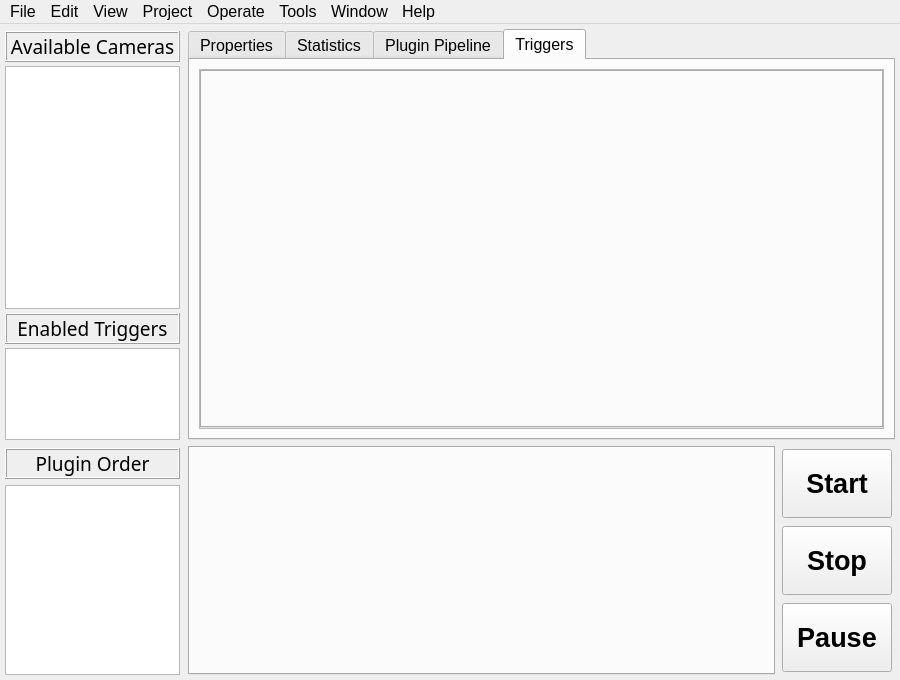
<?xml version="1.0" encoding="UTF-8"?>
<ui version="4.0">
 <class>MainWindow</class>
 <widget class="QMainWindow" name="MainWindow">
  <property name="geometry">
   <rect>
    <x>0</x>
    <y>0</y>
    <width>900</width>
    <height>680</height>
   </rect>
  </property>
  <property name="font">
   <font>
    <pointsize>12</pointsize>
   </font>
  </property>
  <property name="windowTitle">
   <string>RataGUI</string>
  </property>
  <property name="iconSize">
   <size>
    <width>15</width>
    <height>15</height>
   </size>
  </property>
  <widget class="QWidget" name="centralwidget">
   <layout class="QVBoxLayout" name="verticalLayout_2" stretch="9,5">
    <property name="sizeConstraint">
     <enum>QLayout::SetDefaultConstraint</enum>
    </property>
    <property name="leftMargin">
     <number>5</number>
    </property>
    <property name="topMargin">
     <number>5</number>
    </property>
    <property name="rightMargin">
     <number>5</number>
    </property>
    <property name="bottomMargin">
     <number>5</number>
    </property>
    <item>
     <layout class="QHBoxLayout" name="camControl" stretch="1,4">
      <property name="sizeConstraint">
       <enum>QLayout::SetDefaultConstraint</enum>
      </property>
      <item>
       <layout class="QVBoxLayout" name="camListLayout" stretch="0,0,0,0">
        <property name="spacing">
         <number>4</number>
        </property>
        <property name="sizeConstraint">
         <enum>QLayout::SetMinimumSize</enum>
        </property>
        <property name="topMargin">
         <number>2</number>
        </property>
        <property name="rightMargin">
         <number>2</number>
        </property>
        <item>
         <widget class="QLabel" name="camListLabel">
          <property name="sizePolicy">
           <sizepolicy hsizetype="Minimum" vsizetype="Preferred">
            <horstretch>0</horstretch>
            <verstretch>0</verstretch>
           </sizepolicy>
          </property>
          <property name="minimumSize">
           <size>
            <width>175</width>
            <height>0</height>
           </size>
          </property>
          <property name="maximumSize">
           <size>
            <width>190</width>
            <height>16777215</height>
           </size>
          </property>
          <property name="font">
           <font>
            <family>Trebuchet MS</family>
            <pointsize>14</pointsize>
            <weight>50</weight>
            <bold>false</bold>
           </font>
          </property>
          <property name="frameShape">
           <enum>QFrame::Box</enum>
          </property>
          <property name="frameShadow">
           <enum>QFrame::Raised</enum>
          </property>
          <property name="text">
           <string>Available Cameras</string>
          </property>
          <property name="alignment">
           <set>Qt::AlignCenter</set>
          </property>
          <property name="margin">
           <number>2</number>
          </property>
         </widget>
        </item>
        <item>
         <widget class="QListWidget" name="cam_list">
          <property name="sizePolicy">
           <sizepolicy hsizetype="Minimum" vsizetype="Expanding">
            <horstretch>0</horstretch>
            <verstretch>0</verstretch>
           </sizepolicy>
          </property>
          <property name="minimumSize">
           <size>
            <width>175</width>
            <height>0</height>
           </size>
          </property>
          <property name="maximumSize">
           <size>
            <width>190</width>
            <height>16777215</height>
           </size>
          </property>
          <property name="font">
           <font>
            <pointsize>12</pointsize>
           </font>
          </property>
          <property name="focusPolicy">
           <enum>Qt::NoFocus</enum>
          </property>
          <property name="editTriggers">
           <set>QAbstractItemView::NoEditTriggers</set>
          </property>
          <property name="selectionMode">
           <enum>QAbstractItemView::SingleSelection</enum>
          </property>
          <property name="spacing">
           <number>5</number>
          </property>
          <property name="sortingEnabled">
           <bool>false</bool>
          </property>
         </widget>
        </item>
        <item>
         <widget class="QLabel" name="triggerListLabel">
          <property name="sizePolicy">
           <sizepolicy hsizetype="Minimum" vsizetype="Preferred">
            <horstretch>0</horstretch>
            <verstretch>0</verstretch>
           </sizepolicy>
          </property>
          <property name="minimumSize">
           <size>
            <width>175</width>
            <height>0</height>
           </size>
          </property>
          <property name="maximumSize">
           <size>
            <width>190</width>
            <height>16777215</height>
           </size>
          </property>
          <property name="font">
           <font>
            <family>Trebuchet MS</family>
            <pointsize>14</pointsize>
            <weight>50</weight>
            <bold>false</bold>
           </font>
          </property>
          <property name="frameShape">
           <enum>QFrame::Box</enum>
          </property>
          <property name="frameShadow">
           <enum>QFrame::Raised</enum>
          </property>
          <property name="text">
           <string>Enabled Triggers</string>
          </property>
          <property name="alignment">
           <set>Qt::AlignCenter</set>
          </property>
          <property name="margin">
           <number>2</number>
          </property>
         </widget>
        </item>
        <item>
         <widget class="QListWidget" name="trigger_list">
          <property name="sizePolicy">
           <sizepolicy hsizetype="Minimum" vsizetype="Minimum">
            <horstretch>0</horstretch>
            <verstretch>0</verstretch>
           </sizepolicy>
          </property>
          <property name="minimumSize">
           <size>
            <width>175</width>
            <height>0</height>
           </size>
          </property>
          <property name="maximumSize">
           <size>
            <width>190</width>
            <height>16777215</height>
           </size>
          </property>
          <property name="font">
           <font>
            <pointsize>12</pointsize>
           </font>
          </property>
          <property name="focusPolicy">
           <enum>Qt::NoFocus</enum>
          </property>
          <property name="sizeAdjustPolicy">
           <enum>QAbstractScrollArea::AdjustToContents</enum>
          </property>
          <property name="editTriggers">
           <set>QAbstractItemView::NoEditTriggers</set>
          </property>
          <property name="selectionMode">
           <enum>QAbstractItemView::SingleSelection</enum>
          </property>
          <property name="spacing">
           <number>5</number>
          </property>
          <property name="wordWrap">
           <bool>false</bool>
          </property>
          <property name="selectionRectVisible">
           <bool>false</bool>
          </property>
         </widget>
        </item>
       </layout>
      </item>
      <item>
       <widget class="QTabWidget" name="camAttributes">
        <property name="sizePolicy">
         <sizepolicy hsizetype="Preferred" vsizetype="Expanding">
          <horstretch>0</horstretch>
          <verstretch>0</verstretch>
         </sizepolicy>
        </property>
        <property name="font">
         <font>
          <pointsize>12</pointsize>
         </font>
        </property>
        <property name="currentIndex">
         <number>3</number>
        </property>
        <widget class="QWidget" name="camPropsTab">
         <attribute name="title">
          <string>Properties</string>
         </attribute>
         <layout class="QGridLayout" name="gridLayout">
          <item row="0" column="0">
           <widget class="QScrollArea" name="camPropsScroll">
            <property name="widgetResizable">
             <bool>true</bool>
            </property>
            <widget class="QWidget" name="camPropsContents">
             <property name="geometry">
              <rect>
               <x>0</x>
               <y>0</y>
               <width>686</width>
               <height>374</height>
              </rect>
             </property>
             <layout class="QGridLayout" name="gridLayout_6">
              <property name="leftMargin">
               <number>0</number>
              </property>
              <property name="topMargin">
               <number>0</number>
              </property>
              <property name="rightMargin">
               <number>0</number>
              </property>
              <property name="bottomMargin">
               <number>0</number>
              </property>
              <item row="0" column="0">
               <widget class="VerticalTabWidget" name="cam_props">
                <property name="sizePolicy">
                 <sizepolicy hsizetype="Preferred" vsizetype="Expanding">
                  <horstretch>0</horstretch>
                  <verstretch>0</verstretch>
                 </sizepolicy>
                </property>
                <property name="font">
                 <font>
                  <pointsize>12</pointsize>
                 </font>
                </property>
               </widget>
              </item>
             </layout>
            </widget>
           </widget>
          </item>
         </layout>
        </widget>
        <widget class="QWidget" name="camStatsTab">
         <attribute name="title">
          <string>Statistics</string>
         </attribute>
         <layout class="QGridLayout" name="gridLayout_2">
          <item row="0" column="0">
           <widget class="QTableWidget" name="cam_stats">
            <property name="font">
             <font>
              <pointsize>11</pointsize>
             </font>
            </property>
            <property name="focusPolicy">
             <enum>Qt::NoFocus</enum>
            </property>
            <property name="frameShape">
             <enum>QFrame::NoFrame</enum>
            </property>
            <property name="editTriggers">
             <set>QAbstractItemView::NoEditTriggers</set>
            </property>
            <property name="alternatingRowColors">
             <bool>false</bool>
            </property>
            <property name="selectionMode">
             <enum>QAbstractItemView::SingleSelection</enum>
            </property>
            <property name="rowCount">
             <number>0</number>
            </property>
            <attribute name="horizontalHeaderCascadingSectionResizes">
             <bool>false</bool>
            </attribute>
            <attribute name="horizontalHeaderShowSortIndicator" stdset="0">
             <bool>false</bool>
            </attribute>
            <attribute name="horizontalHeaderStretchLastSection">
             <bool>false</bool>
            </attribute>
            <attribute name="verticalHeaderVisible">
             <bool>false</bool>
            </attribute>
            <attribute name="verticalHeaderShowSortIndicator" stdset="0">
             <bool>false</bool>
            </attribute>
            <attribute name="verticalHeaderStretchLastSection">
             <bool>false</bool>
            </attribute>
            <column>
             <property name="text">
              <string>Camera Name</string>
             </property>
            </column>
            <column>
             <property name="text">
              <string>Frames Acquired</string>
             </property>
            </column>
            <column>
             <property name="text">
              <string>Frames Dropped</string>
             </property>
            </column>
            <column>
             <property name="text">
              <string>Buffer Size</string>
             </property>
            </column>
            <column>
             <property name="text">
              <string>Total Latency</string>
             </property>
            </column>
           </widget>
          </item>
         </layout>
        </widget>
        <widget class="QWidget" name="pluginPipelineTab">
         <attribute name="title">
          <string>Plugin Pipeline</string>
         </attribute>
         <layout class="QGridLayout" name="gridLayout_3">
          <item row="0" column="0">
           <widget class="QTableWidget" name="plugin_pipeline">
            <property name="font">
             <font>
              <pointsize>11</pointsize>
             </font>
            </property>
            <property name="focusPolicy">
             <enum>Qt::NoFocus</enum>
            </property>
            <property name="frameShape">
             <enum>QFrame::NoFrame</enum>
            </property>
            <property name="sizeAdjustPolicy">
             <enum>QAbstractScrollArea::AdjustToContents</enum>
            </property>
            <property name="editTriggers">
             <set>QAbstractItemView::NoEditTriggers</set>
            </property>
            <property name="selectionMode">
             <enum>QAbstractItemView::NoSelection</enum>
            </property>
            <attribute name="horizontalHeaderDefaultSectionSize">
             <number>74</number>
            </attribute>
           </widget>
          </item>
         </layout>
        </widget>
        <widget class="QWidget" name="camTriggersTab">
         <attribute name="title">
          <string>Triggers</string>
         </attribute>
         <layout class="QGridLayout" name="gridLayout_4">
          <item row="0" column="0">
           <widget class="QScrollArea" name="camTriggersScroll">
            <property name="widgetResizable">
             <bool>true</bool>
            </property>
            <widget class="QWidget" name="camTriggersContents">
             <property name="geometry">
              <rect>
               <x>0</x>
               <y>0</y>
               <width>686</width>
               <height>374</height>
              </rect>
             </property>
             <layout class="QGridLayout" name="gridLayout_5">
              <property name="leftMargin">
               <number>0</number>
              </property>
              <property name="topMargin">
               <number>0</number>
              </property>
              <property name="rightMargin">
               <number>0</number>
              </property>
              <property name="bottomMargin">
               <number>0</number>
              </property>
              <item row="0" column="0">
               <widget class="VerticalTabWidget" name="cam_triggers"/>
              </item>
             </layout>
            </widget>
           </widget>
          </item>
         </layout>
        </widget>
       </widget>
      </item>
     </layout>
    </item>
    <item>
     <layout class="QHBoxLayout" name="pluginControl" stretch="2,7,0">
      <property name="sizeConstraint">
       <enum>QLayout::SetMinimumSize</enum>
      </property>
      <property name="leftMargin">
       <number>0</number>
      </property>
      <property name="rightMargin">
       <number>0</number>
      </property>
      <item>
       <layout class="QVBoxLayout" name="pluginListLayout">
        <property name="spacing">
         <number>6</number>
        </property>
        <property name="sizeConstraint">
         <enum>QLayout::SetMinimumSize</enum>
        </property>
        <property name="topMargin">
         <number>2</number>
        </property>
        <property name="rightMargin">
         <number>2</number>
        </property>
        <item>
         <widget class="QLabel" name="pluginListLabel">
          <property name="sizePolicy">
           <sizepolicy hsizetype="Minimum" vsizetype="Preferred">
            <horstretch>0</horstretch>
            <verstretch>0</verstretch>
           </sizepolicy>
          </property>
          <property name="minimumSize">
           <size>
            <width>175</width>
            <height>0</height>
           </size>
          </property>
          <property name="maximumSize">
           <size>
            <width>190</width>
            <height>16777215</height>
           </size>
          </property>
          <property name="font">
           <font>
            <family>Trebuchet MS</family>
            <pointsize>14</pointsize>
            <weight>50</weight>
            <bold>false</bold>
           </font>
          </property>
          <property name="frameShape">
           <enum>QFrame::Box</enum>
          </property>
          <property name="frameShadow">
           <enum>QFrame::Raised</enum>
          </property>
          <property name="text">
           <string>Plugin Order</string>
          </property>
          <property name="alignment">
           <set>Qt::AlignCenter</set>
          </property>
          <property name="margin">
           <number>2</number>
          </property>
         </widget>
        </item>
        <item>
         <widget class="QListWidget" name="plugin_list">
          <property name="sizePolicy">
           <sizepolicy hsizetype="Minimum" vsizetype="Expanding">
            <horstretch>0</horstretch>
            <verstretch>0</verstretch>
           </sizepolicy>
          </property>
          <property name="minimumSize">
           <size>
            <width>175</width>
            <height>0</height>
           </size>
          </property>
          <property name="maximumSize">
           <size>
            <width>190</width>
            <height>16777215</height>
           </size>
          </property>
          <property name="font">
           <font>
            <pointsize>12</pointsize>
           </font>
          </property>
          <property name="focusPolicy">
           <enum>Qt::NoFocus</enum>
          </property>
          <property name="editTriggers">
           <set>QAbstractItemView::NoEditTriggers</set>
          </property>
          <property name="dragEnabled">
           <bool>true</bool>
          </property>
          <property name="dragDropMode">
           <enum>QAbstractItemView::DragDrop</enum>
          </property>
          <property name="defaultDropAction">
           <enum>Qt::MoveAction</enum>
          </property>
          <property name="selectionMode">
           <enum>QAbstractItemView::SingleSelection</enum>
          </property>
          <property name="spacing">
           <number>5</number>
          </property>
         </widget>
        </item>
       </layout>
      </item>
      <item>
       <widget class="QTabWidget" name="plugin_settings">
        <property name="sizePolicy">
         <sizepolicy hsizetype="Preferred" vsizetype="Expanding">
          <horstretch>0</horstretch>
          <verstretch>0</verstretch>
         </sizepolicy>
        </property>
        <property name="font">
         <font>
          <pointsize>12</pointsize>
         </font>
        </property>
        <property name="currentIndex">
         <number>-1</number>
        </property>
       </widget>
      </item>
      <item>
       <widget class="QFrame" name="frame">
        <property name="sizePolicy">
         <sizepolicy hsizetype="Expanding" vsizetype="Preferred">
          <horstretch>0</horstretch>
          <verstretch>0</verstretch>
         </sizepolicy>
        </property>
        <property name="maximumSize">
         <size>
          <width>120</width>
          <height>16777215</height>
         </size>
        </property>
        <property name="font">
         <font>
          <pointsize>12</pointsize>
         </font>
        </property>
        <property name="frameShape">
         <enum>QFrame::NoFrame</enum>
        </property>
        <property name="frameShadow">
         <enum>QFrame::Raised</enum>
        </property>
        <property name="lineWidth">
         <number>0</number>
        </property>
        <layout class="QVBoxLayout" name="verticalLayout">
         <property name="spacing">
          <number>8</number>
         </property>
         <property name="leftMargin">
          <number>1</number>
         </property>
         <property name="topMargin">
          <number>3</number>
         </property>
         <property name="rightMargin">
          <number>3</number>
         </property>
         <property name="bottomMargin">
          <number>3</number>
         </property>
         <item>
          <widget class="QPushButton" name="start_button">
           <property name="sizePolicy">
            <sizepolicy hsizetype="Preferred" vsizetype="Expanding">
             <horstretch>0</horstretch>
             <verstretch>0</verstretch>
            </sizepolicy>
           </property>
           <property name="minimumSize">
            <size>
             <width>110</width>
             <height>0</height>
            </size>
           </property>
           <property name="font">
            <font>
             <pointsize>20</pointsize>
             <weight>75</weight>
             <bold>true</bold>
            </font>
           </property>
           <property name="text">
            <string>Start</string>
           </property>
          </widget>
         </item>
         <item>
          <widget class="QPushButton" name="stop_button">
           <property name="enabled">
            <bool>true</bool>
           </property>
           <property name="sizePolicy">
            <sizepolicy hsizetype="Preferred" vsizetype="Expanding">
             <horstretch>0</horstretch>
             <verstretch>0</verstretch>
            </sizepolicy>
           </property>
           <property name="minimumSize">
            <size>
             <width>110</width>
             <height>0</height>
            </size>
           </property>
           <property name="font">
            <font>
             <pointsize>20</pointsize>
             <weight>75</weight>
             <bold>true</bold>
            </font>
           </property>
           <property name="mouseTracking">
            <bool>false</bool>
           </property>
           <property name="autoFillBackground">
            <bool>false</bool>
           </property>
           <property name="text">
            <string>Stop</string>
           </property>
           <property name="autoDefault">
            <bool>false</bool>
           </property>
           <property name="default">
            <bool>false</bool>
           </property>
           <property name="flat">
            <bool>false</bool>
           </property>
          </widget>
         </item>
         <item>
          <widget class="QPushButton" name="pause_button">
           <property name="sizePolicy">
            <sizepolicy hsizetype="Preferred" vsizetype="Expanding">
             <horstretch>0</horstretch>
             <verstretch>0</verstretch>
            </sizepolicy>
           </property>
           <property name="minimumSize">
            <size>
             <width>110</width>
             <height>0</height>
            </size>
           </property>
           <property name="font">
            <font>
             <pointsize>20</pointsize>
             <weight>75</weight>
             <bold>true</bold>
            </font>
           </property>
           <property name="text">
            <string>Pause</string>
           </property>
          </widget>
         </item>
        </layout>
       </widget>
      </item>
     </layout>
    </item>
   </layout>
  </widget>
  <widget class="QMenuBar" name="menubar">
   <property name="geometry">
    <rect>
     <x>0</x>
     <y>0</y>
     <width>900</width>
     <height>18</height>
    </rect>
   </property>
   <property name="nativeMenuBar">
    <bool>false</bool>
   </property>
   <widget class="QMenu" name="menuFile">
    <property name="title">
     <string>File</string>
    </property>
    <addaction name="actionNew"/>
    <addaction name="actionOpen"/>
    <addaction name="actionSave"/>
   </widget>
   <widget class="QMenu" name="menuEdit">
    <property name="title">
     <string>Edit</string>
    </property>
   </widget>
   <widget class="QMenu" name="menuView">
    <property name="title">
     <string>View</string>
    </property>
   </widget>
   <widget class="QMenu" name="menuProject">
    <property name="title">
     <string>Project</string>
    </property>
   </widget>
   <widget class="QMenu" name="menuOperate">
    <property name="title">
     <string>Operate</string>
    </property>
   </widget>
   <widget class="QMenu" name="menuTools">
    <property name="title">
     <string>Tools</string>
    </property>
   </widget>
   <widget class="QMenu" name="menuWindow">
    <property name="title">
     <string>Window</string>
    </property>
   </widget>
   <widget class="QMenu" name="menuHelp">
    <property name="title">
     <string>Help</string>
    </property>
   </widget>
   <addaction name="menuFile"/>
   <addaction name="menuEdit"/>
   <addaction name="menuView"/>
   <addaction name="menuProject"/>
   <addaction name="menuOperate"/>
   <addaction name="menuTools"/>
   <addaction name="menuWindow"/>
   <addaction name="menuHelp"/>
  </widget>
  <action name="actionNew">
   <property name="text">
    <string>New</string>
   </property>
  </action>
  <action name="actionOpen">
   <property name="text">
    <string>Open</string>
   </property>
  </action>
  <action name="actionSave">
   <property name="text">
    <string>Save</string>
   </property>
  </action>
 </widget>
 <customwidgets>
  <customwidget>
   <class>VerticalTabWidget</class>
   <extends>QTabWidget</extends>
   <header>.vtab_widget</header>
   <container>1</container>
  </customwidget>
 </customwidgets>
 <resources/>
 <connections/>
</ui>
